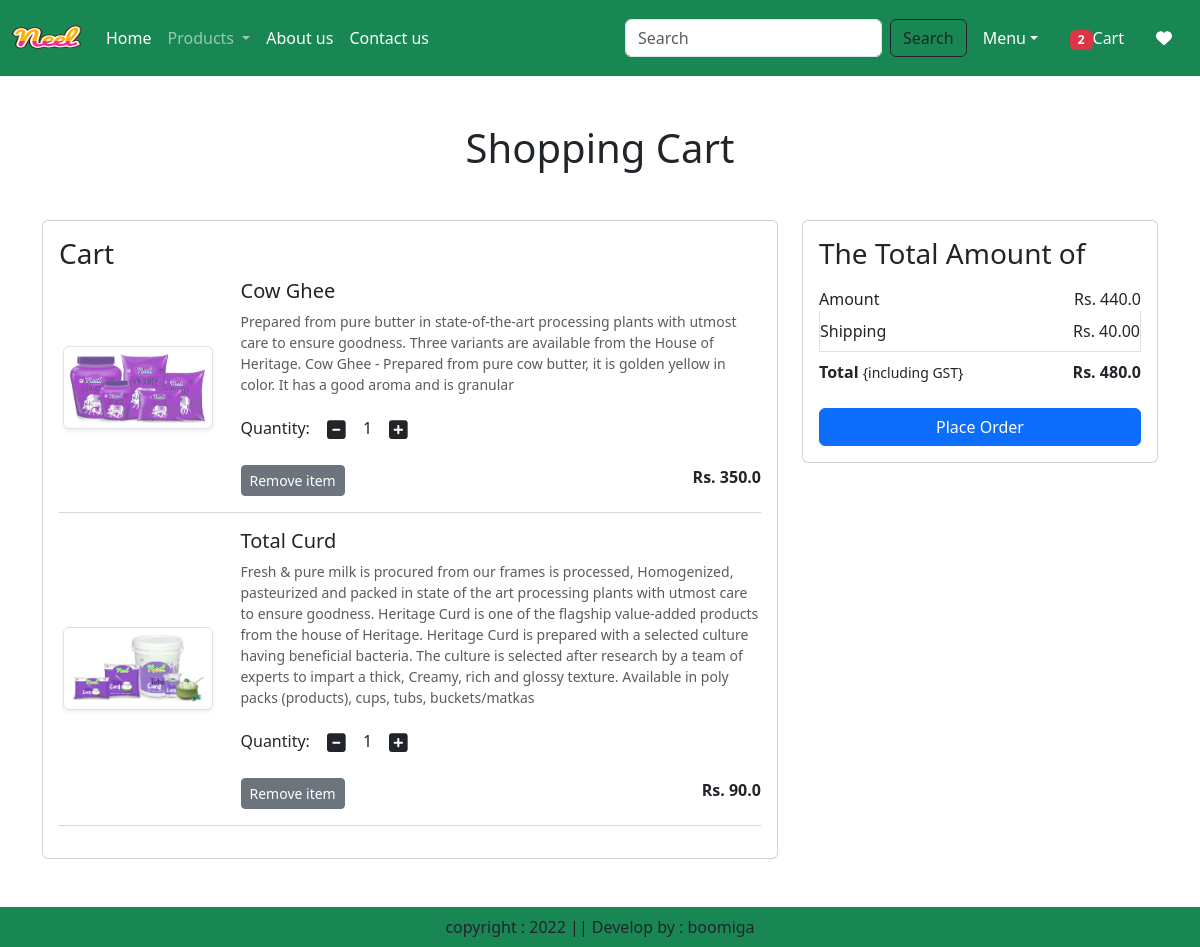
The page /cart/ (signed in) on the database its author committed.
### app/models.py (models this page shows, shortened)
class Cart(models.Model):
    user = models.ForeignKey(User,on_delete=models.CASCADE)
    product = models.ForeignKey(Product,on_delete=models.CASCADE)
    quantity = models.PositiveIntegerField(default=1)

class Product(models.Model):
    title = models.CharField(max_length=100)
    selling_price = models.FloatField()
    discounted_price = models.FloatField()
    description = models.TextField()
    composition = models.TextField(default='')
    prodapp = models.TextField(default='')
    catagory = models.CharField(choices=CATAGORY_CHOICES, max_length=2)
    product_image = models.ImageField(upload_to='product')

### app/views.py (the view)
# urls.py: path('cart/', views.show_cart, name="showcart"),
@login_required
def show_cart(request):
    user = request.user
    cart = Cart.objects.filter(user=user)
    amount = 0
    for p in cart:
        value = p.quantity * p.product.discounted_price
        amount = amount + value
    totalamount = amount + 40
    totalitem = 0
    wishitem = 0
    if request.user.is_authenticated:
           totalitem = len(Cart.objects.filter(user=request.user))
           wishitem = len(Wishlist.objects.filter(user=request.user))
    return render(request, 'app/addtocart.html', locals())

### app/templates/app/addtocart.html (shortened to what this page needs)
{% extends 'app/base.html' %}
{% load static %}
{% block main-content %}
<div class="container my-5">
<div class="row">
    {% if cart %}
        <h1 class="text-center mb-5">Shopping Cart</h1>
        <div class="col-sm-8">
            <div class="card">
                <div class="card-body">
                    <h3>Cart</h3>
                    {% for item in cart %}
                    <div class="row">
                        <div class="col-sm-3 text-center align-self-center"><img src="{{item.product.product_image.url}}" alt="" srcset="" class="img-fluid img-thumbnail shadow-sm" height="150" width="150"></div>
                       <div class="col-sm-9">
                            <div>
                                <h5>{{item.product.title}}</h5>
                                <p class="mb-2 text-muted small">{{item.product.description}}</p>
                                <div class="my-3">
                                    <label for="quantity">Quantity:</label>
                                    <a class="minus-cart btn" pid={{item.product.id}}><i class="fas   fa-minus-square fa-lg"></i></a>
                                      <span id="quantity">{{item.quantity}}</span>
                                    <a class="plus-cart btn" pid={{item.product.id}}><i class="fas fa-plus-square fa-lg"></i></a>
                                </div>
                                    <div class="d-flex justify-content-between">
                                        <a href="#" class="remove-cart btn btn-sm btn-secondary mr-3" pid={{item.product.id}}>Remove item</a>
                                        <p class="mb-0"><span><strong>Rs. {{item.product.discounted_price}}</strong></span></p>
                                    </div>
                            </div>
                         </div>
                    </div>
                    <hr class="text-muted">
                    {% endfor %}
        </div>
    </div>
</div>
<div class="col-sm-4">
    <div class="card">
        <div class="card-body">
            <h3>The Total Amount of</h3>
            <ul class="list-group">
                <li class="list-group-item d-flex justify-content-between align-items-center border-0 px-0 pb-0">Amount<span id="amount">Rs. {{amount}}</span></li>
                <li class="list-group-item d-flex justify-content-between align-items-center px-0">Shipping<span>Rs. 40.00</span></li>
                <li class="list-group-item d-flex justify-content-between align-items-center border-0 px-0 mb-3">
                <div>
                    <strong>Total</strong> <small>{including GST}</small>
                </div>
                <span id="totalamount"><strong>Rs. {{totalamount}}</strong></span>
                </li>
            </ul>
            <div class="d-grid"><a href="{% url 'checkout' %}" class="btn btn-primary">Place Order</a></div>
            </div>
        </div>
    </div>
       {% else %}
    <h1 class="text-center mb-5">Cart is Empty</h1>
    {% endif %}
</div>
</div>
{% endblock main-content %}

### rows shown on the page
Cart: product.product_image (picture), product "Cow Ghee", product.description "Prepared from pure butter in state-of-the-art processing plants with utmost care to ensure goodness. Three variants are available from the House of Heritage. Cow Ghee - Prepared from pure cow butter, it is golden yellow in color. It has a good aroma and is granular", quantity "1", product.discounted_price "350.0"
Cart: product.product_image (picture), product "Total Curd", product.description "Fresh & pure milk is procured from our frames is processed, Homogenized, pasteurized and packed in state of the art processing plants with utmost care to ensure goodness. Heritage Curd is one of the flagship value-added products from the house of Heritage. Heritage Curd is prepared with a selected culture having beneficial bacteria. The culture is selected after research by a team of experts to impart a thick, Creamy, rich and glossy texture. Available in poly packs (products), cups, tubs, buckets/matkas", quantity "1", product.discounted_price "90.0"

### other values the page prints
{{ totalitem }} "2"
{{ amount }} "440.0"
{{ totalamount }} "480.0"
